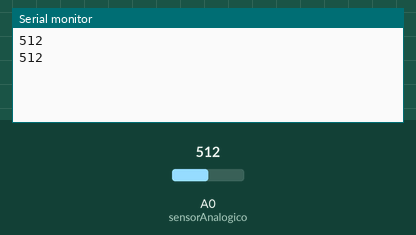
Simulated run of this sketch. Board: Arduino Uno, built with avr-gcc and run on an emulated ATmega328P. Parts: the last lines printed to the serial monitor. The inputs (shaded band) are chosen by the test bench; at power-on: A0 (sensorAnalogico) = 512.

Above: at 1.8 s.
1.9 s: A0 (sensorAnalogico) set to 716
At 2.8 s:
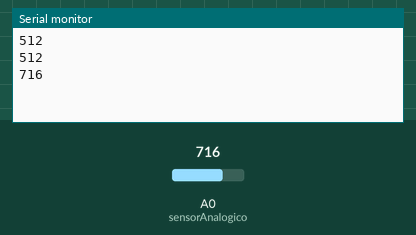
3.4 s: A0 (sensorAnalogico) set to 900
At 4.8 s:
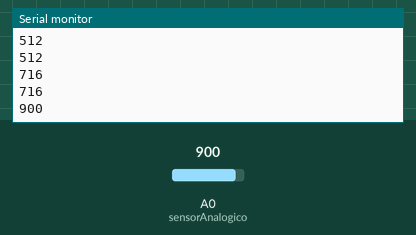
Timing chart, 0 to 6.4 s (numbered marks = the images above; inputs shaded):
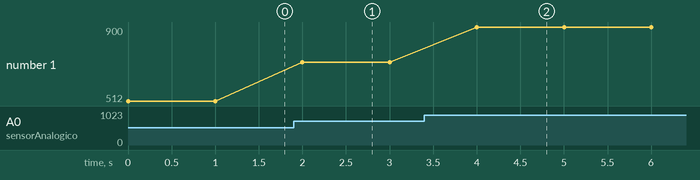

The sketch:

parte05_ANALOGICO.ino
```cpp
// --- Variáveis Globais ---
int sensorAnalogico = A0;
int analogico;

void setup() {
Serial.begin(9600);
analogico = 0;

}

void loop()       //main loop

{
analogico = analogRead(sensorAnalogico);

  Serial.println(analogico);

  delay(1000);
}
```

Measured:
- after the input at 1.9 s, the serial monitor: prints a new line after 0.10 s (image 1)
- after the input at 3.4 s, the serial monitor: prints a new line after 0.60 s (image 2)
- plotted number 1: 512 → 716 after the input at 1.9 s, 716 → 900 after the input at 3.4 s
